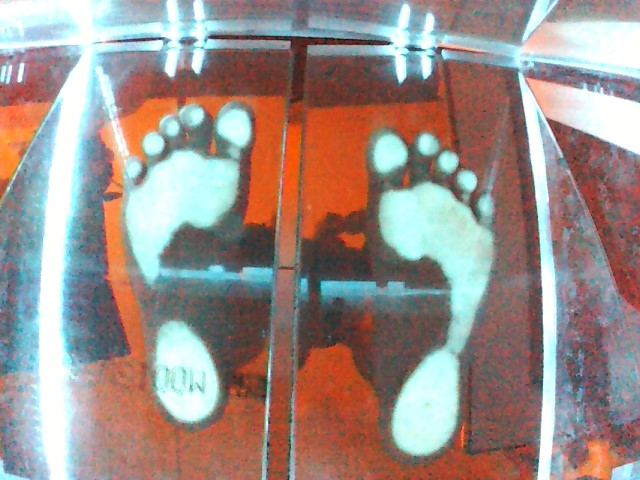
#> input picture foot2.jpeg, 640 x 480 px
$ python footprint3.py
#> lines starting #> are read from the running program, lines starting #| are printed output that depends on the picture
import cv2
pic = "foot2.jpeg"
img = cv2.imread(pic)
#> img is the input picture: shape (480, 640, 3); mean B, G, R 136.5, 141.9, 156.4
height, width = img.shape[:2]
#> height = 480; width = 640
print("width")
print(width)
#| 640
print("height")
print(height)
#| 480
width_half = int(width/2)
#> width_half = 320
height_half = height/2
#> height_half = 240

# 320, 240
crop_img = img[100:height, 110:500]
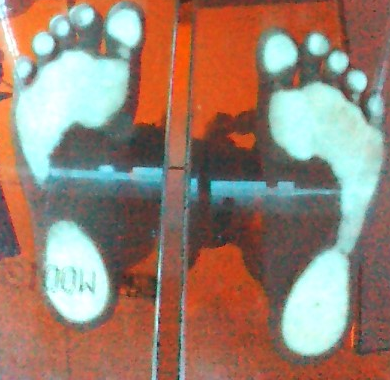
#> crop_img: shape (380, 390, 3); mean B, G, R 114.2, 128.7, 152.9
cv2.imwrite("cropped.jpeg",crop_img)
cv2.imshow("cropped", crop_img)
cv2.waitKey(0)

$ run again, with foot1.jpeg copied over foot2.jpeg
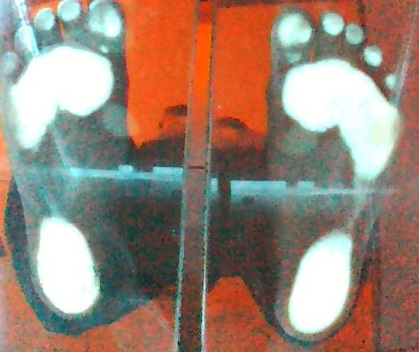
#> input picture foot1.jpeg, 419 x 352 px
#> img is the input picture: shape (352, 419, 3); mean B, G, R 117.3, 131.3, 153
#| 419
#| 352
#> `crop_img = img[100:height, 110:500]`:
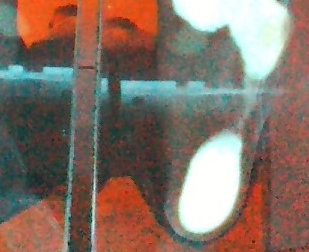
#> crop_img: shape (252, 309, 3); mean B, G, R 102.1, 113.5, 131.8
